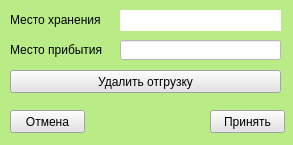
<?xml version="1.0" encoding="UTF-8"?>
<ui version="4.0">
 <class>Form</class>
 <widget class="QWidget" name="Form">
  <property name="geometry">
   <rect>
    <x>0</x>
    <y>0</y>
    <width>293</width>
    <height>145</height>
   </rect>
  </property>
  <property name="windowTitle">
   <string>Form</string>
  </property>
  <property name="styleSheet">
   <string notr="true">background-color: #B9EC87;</string>
  </property>
  <widget class="QLineEdit" name="lineEdit">
   <property name="geometry">
    <rect>
     <x>120</x>
     <y>40</y>
     <width>161</width>
     <height>20</height>
    </rect>
   </property>
   <property name="styleSheet">
    <string notr="true">background-color: white;</string>
   </property>
   <property name="placeholderText">
    <string/>
   </property>
  </widget>
  <widget class="QPushButton" name="pushButton">
   <property name="geometry">
    <rect>
     <x>210</x>
     <y>110</y>
     <width>75</width>
     <height>23</height>
    </rect>
   </property>
   <property name="styleSheet">
    <string notr="true">background-color: #E3E3E3;</string>
   </property>
   <property name="text">
    <string>Принять</string>
   </property>
  </widget>
  <widget class="QPushButton" name="pushButton_2">
   <property name="geometry">
    <rect>
     <x>10</x>
     <y>110</y>
     <width>75</width>
     <height>23</height>
    </rect>
   </property>
   <property name="styleSheet">
    <string notr="true">background-color: #E3E3E3;</string>
   </property>
   <property name="text">
    <string>Отмена</string>
   </property>
  </widget>
  <widget class="QLabel" name="label">
   <property name="geometry">
    <rect>
     <x>10</x>
     <y>10</y>
     <width>101</width>
     <height>20</height>
    </rect>
   </property>
   <property name="text">
    <string>Место хранения</string>
   </property>
  </widget>
  <widget class="QLabel" name="label_2">
   <property name="geometry">
    <rect>
     <x>10</x>
     <y>40</y>
     <width>101</width>
     <height>20</height>
    </rect>
   </property>
   <property name="text">
    <string>Место прибытия</string>
   </property>
  </widget>
  <widget class="QLabel" name="label_3">
   <property name="geometry">
    <rect>
     <x>120</x>
     <y>10</y>
     <width>161</width>
     <height>21</height>
    </rect>
   </property>
   <property name="styleSheet">
    <string notr="true">background-color: white;</string>
   </property>
   <property name="text">
    <string/>
   </property>
  </widget>
  <widget class="QPushButton" name="pushButton_3">
   <property name="geometry">
    <rect>
     <x>10</x>
     <y>70</y>
     <width>271</width>
     <height>23</height>
    </rect>
   </property>
   <property name="styleSheet">
    <string notr="true">background-color: #E3E3E3;</string>
   </property>
   <property name="text">
    <string>Удалить отгрузку</string>
   </property>
  </widget>
 </widget>
 <resources/>
 <connections/>
</ui>
